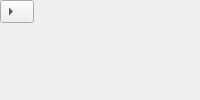
<?xml version="1.0" encoding="UTF-8"?>
<ui version="4.0">
 <class>ToggledFrame</class>
 <widget class="QWidget" name="ToggledFrame">
  <layout class="QVBoxLayout" name="verticalLayout">
   <property name="leftMargin">
    <number>0</number>
   </property>
   <property name="topMargin">
    <number>0</number>
   </property>
   <property name="rightMargin">
    <number>0</number>
   </property>
   <property name="bottomMargin">
    <number>0</number>
   </property>
   <item>
    <widget class="QToolButton" name="btn_toggle">
     <property name="checkable">
      <bool>true</bool>
     </property>
     <property name="toolButtonStyle">
      <enum>Qt::ToolButtonStyle::ToolButtonTextBesideIcon</enum>
     </property>
     <property name="arrowType">
      <enum>Qt::ArrowType::RightArrow</enum>
     </property>
    </widget>
   </item>
   <item>
    <widget class="QFrame" name="sub_frame">
     <property name="visible">
      <bool>false</bool>
     </property>
    </widget>
   </item>
  </layout>
 </widget>
 <resources/>
 <connections/>
</ui>
